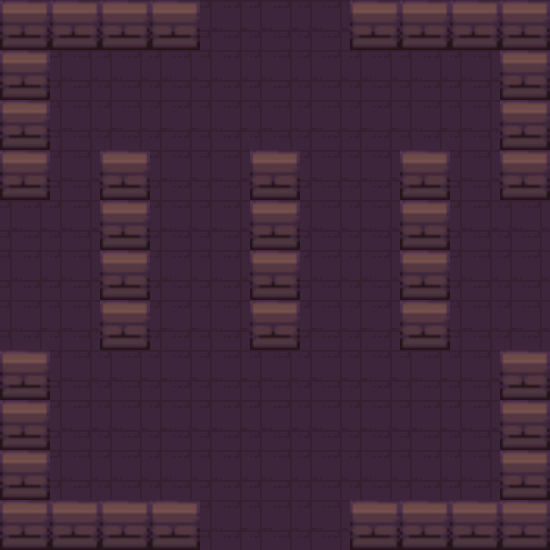

This game map was drawn from its Tiled (.tmx) file and the tilesets committed beside it. A one-line description and the full map source follow:
An orthogonal 11x11 tile map with 50x50 px tiles, 1 tile layer (Capa de patrones 1) and 18 objects (Player, Enemy, Chest, Healing, Ending).

<map version="1.9" tiledversion="1.9.2" orientation="orthogonal" renderorder="right-down" width="11" height="11" tilewidth="50" tileheight="50" infinite="0" nextlayerid="3" nextobjectid="28">
 <tileset firstgid="1" source="dungeonTileSet1.tsx" />
 <layer id="1" name="Capa de patrones 1" width="11" height="11">
  <data encoding="csv">
1,1,1,1,2,2,2,1,1,1,1,
1,2,2,2,2,2,2,2,2,2,1,
1,2,2,2,2,2,2,2,2,2,1,
1,2,1,2,2,1,2,2,1,2,1,
2,2,1,2,2,1,2,2,1,2,2,
2,2,1,2,2,1,2,2,1,2,2,
2,2,1,2,2,1,2,2,1,2,2,
1,2,2,2,2,2,2,2,2,2,1,
1,2,2,2,2,2,2,2,2,2,1,
1,2,2,2,2,2,2,2,2,2,1,
1,1,1,1,2,2,2,1,1,1,1
</data>
 </layer>
 <objectgroup id="2" name="Capa de Objetos 1">
  <object id="2" x="100" y="350">
   <polygon points="0,0 50,0 50,-200 0,-200" />
  </object>
  <object id="4" x="400" y="350">
   <polygon points="0,0 50,0 50,-200 0,-200" />
  </object>
  <object id="8" name="Player" x="254.667" y="418.667" width="39" height="41" />
  <object id="10" x="0" y="350">
   <polygon points="0,0 50,0 50,200 0,200" />
  </object>
  <object id="11" x="50" y="500">
   <polygon points="0,0 150,0 150,50 0,50" />
  </object>
  <object id="12" x="350" y="500">
   <polygon points="0,0 200,0 200,50 0,50" />
  </object>
  <object id="13" x="500" y="500">
   <polygon points="0,0 0,-150 50,-150 50,0" />
  </object>
  <object id="14" x="500" y="200">
   <polygon points="0,0 50,0 50,-200 0,-200" />
  </object>
  <object id="15" x="500" y="50">
   <polygon points="0,0 -150,0 -150,-50 0,-50" />
  </object>
  <object id="16" x="200" y="50">
   <polygon points="0,0 0,-50 -200,-50 -200,0" />
  </object>
  <object id="17" x="50" y="50">
   <polygon points="0,0 0,150 -50,150 -50,0" />
  </object>
  <object id="18" name="Enemy" x="250" y="100" width="50" height="50" />
  <object id="19" name="Chest" x="101.828" y="82.6153" width="36.5044" height="34.5832" />
  <object id="20" name="Healing" x="413.397" y="85.177" width="36.5044" height="34.5832" />
  <object id="22" name="Ending" x="65.5566" y="445.284" width="34.6297" height="32.068" />
  <object id="25" x="250" y="150">
   <polygon points="0,0 50,0 50,50 0,50" />
  </object>
  <object id="26" x="250" y="250">
   <polygon points="0,0 50,0 50,100 0,100" />
  </object>
  <object id="27" x="250" y="200">
   <polygon points="0,0 50,0 50,50 0,50" />
  </object>
 </objectgroup>
</map>
